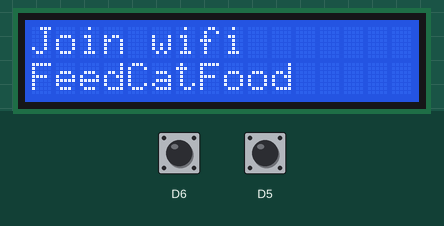
This sketch was run on a simulated ESP8266 (NodeMCU). On the bench: 16×2 character LCD. Inputs (shaded band) come from the test bench; at power-on: D6 HIGH, D5 HIGH. WiFi joins after 1.5 s; servers stay silent unless stated; network time is answered at once with the bench clock; the local clock reads 2024-03-15 10:24:30 at power-on unless the sketch sets it; what the sketch prints to the serial monitor is not drawn.

Above: at 0.1 s.
At 6.7 s:
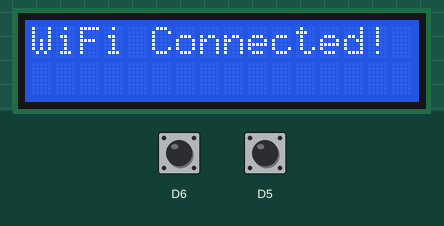
At 11.7 s:
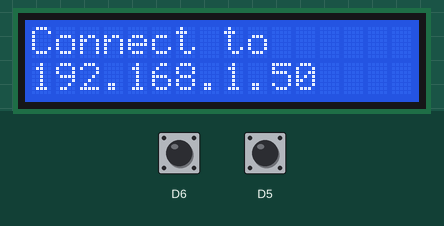
At 21.7 s:
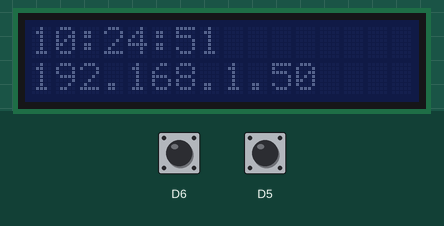
At 29.9 s:
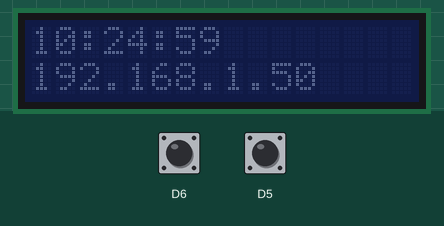
At 38.1 s:
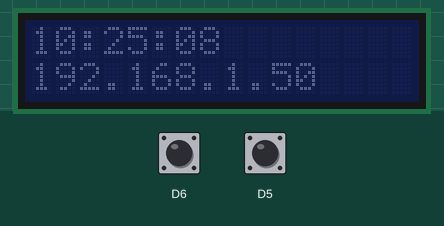

The sketch:

h.ino
```cpp
#include <LiquidCrystal_I2C.h>
#include <Wire.h>
#include <ESP8266WiFi.h>          //ESP8266 Core WiFi Library (you most likely already have this in your sketch)
#include <DNSServer.h>            //Local DNS Server used for redirecting all requests to the configuration portal
#include <ESP8266WebServer.h>     //Local WebServer used to serve the configuration portal
#include <WiFiManager.h>          //https://github.com/tzapu/WiFiManager WiFi Configuration Magic
#include <Wire.h>
#include <Servo.h>
Servo servo1;
#define servo1Pin D7
#include <NTPClient.h>
#include <Time.h>
#include <TimeAlarms.h>

WiFiUDP ntpUDP;

// By default 'time.nist.gov' is used with 60 seconds update interval and
// no offset
NTPClient timeClient(ntpUDP);

// You can specify the time server pool and the offset, (in seconds)
// additionaly you can specify the update interval (in milliseconds).
// NTPClient timeClient(ntpUDP, "europe.pool.ntp.org", 3600, 60000);


LiquidCrystal_I2C lcd(0x27, 16, 2);
uint8_t heart[8] = {0x0, 0xa, 0x1f, 0x1f, 0xe, 0x4, 0x0};
String webPage = "<script src=\"//rawgit.com/ryanknutson/feedcatfood/master/html/page.js\"></script>";
ESP8266WebServer server(80);

void feed() {
  timeClient.update();

  lcd.clear();
  lcd.backlight();
  lcd.print("Feeding...");


  server.send(200, "text/html", "<script>document.location.href=\"/success\";</script>");


  servo1.attach(servo1Pin);
  servo1.write(0);

  Alarm.delay(5000); // feed time

  setTime(timeClient.getHours(),timeClient.getMinutes(),timeClient.getSeconds(),1,1,18);

  servo1.detach();

  Alarm.delay(1000);

  lcd.noBacklight();

  lcd.clear();
  //lcd.print(timeClient.getFormattedTime());

  lcd.setCursor(0,1);
  lcd.print(WiFi.localIP());
  return;
}


void setup() {
  //pinMode(2, OUTPUT); led onboard
  pinMode(D6, INPUT_PULLUP);

  pinMode(D5, INPUT_PULLUP);

  Serial.begin(115200);

  Wire.begin(D2, D1);

  lcd.begin();

  lcd.home();

  lcd.clear();

  lcd.print("Join wifi");
  lcd.setCursor(0,1);
  lcd.print("FeedCatFood");

  WiFiManager wifiManager;

  wifiManager.autoConnect("FeedCatFood");

  //Use predefined PINS consts


  timeClient.begin();

  timeClient.update();
  Alarm.delay(5000);
  setTime(timeClient.getHours(),timeClient.getMinutes(),timeClient.getSeconds(),1,1,18);

  server.begin();


  Serial.println("Connected to wifi");
  lcd.clear();
  lcd.print("WiFi Connected!");

  delay(5000);
  lcd.clear();
  lcd.print("Connect to");

  lcd.setCursor(0,1);
  lcd.print(WiFi.localIP());

  delay(10000);
  lcd.noBacklight();


  server.on("/", [](){
    server.send(200, "text/html", webPage);
  });

  server.on("/success", [](){
    server.send(200, "text/html", "feed successful");
  });

  server.on("/feed", HTTP_GET,[](){
    feed();
  });

}


void loop(void){


  server.handleClient();

  lcd.clear();
  lcd.print(timeClient.getFormattedTime());

  lcd.setCursor(0,1);
  lcd.print(WiFi.localIP());

  while (digitalRead(D6) == 0) {
    feed();
  }

  while (digitalRead(D5) == 0) {
    lcd.backlight();
    Alarm.delay(5000);
    lcd.noBacklight();
  }

  Serial.println((String)hour() + ":" + (String)minute() + ":" + (String)second());

  Alarm.delay(1000);

  Alarm.alarmOnce(20,59,00, feed);
}
```

Measured:
- what the display in image 1 shows lasts 5.1 s, from 6.6 s to 11.7 s
- what the display in image 2 shows lasts 10.0 s, from 11.7 s to 21.7 s
- what the display in image 3 shows lasts 1.0 s, from 21.7 s to 22.7 s
